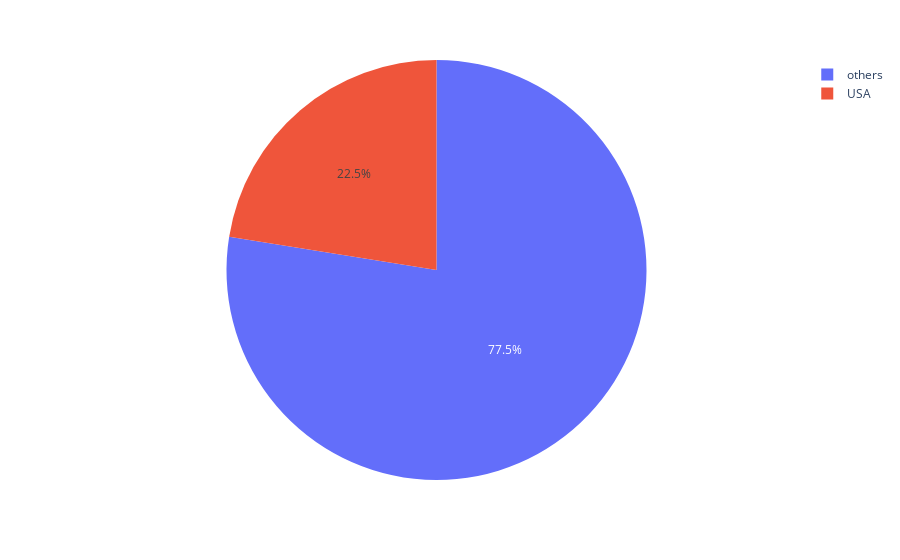

Notebook code cell kept with this figure:
### Markdown cell above
Задача 5: На основе данных из таблицы invoice, создайте круговую диаграмму, показывающую соотношение продаж в США и в остальном мире. Т.е. ваша круговая диаграмма должна состоять лишь из двух секций: США и остальной мир

### Code cell
with connect_to('postgres') as conn:
    df4=pd.read_sql("""select total, (case billing_country when 'USA' then 'USA' else 'others' end) as country from invoice""", conn)
px.pie(
    data_frame=df4.groupby(['country'],as_index=False)['total'].sum(),
    values='total',
    names='country'
)

### Figure 1 — Plotly figure (JSON) as saved in the notebook; plotly's stock layout.template omitted (floating-point values rounded to 4 significant figures)
{"data": [{"domain": {"x": [0, 1], "y": [0, 1]}, "hovertemplate": "country=%{label}<br>total=%{value}<extra></extra>", "labels": ["USA", "others"], "legendgroup": "", "name": "", "showlegend": true, "type": "pie", "values": [523.1, 1806.0]}], "layout": {"legend": {"tracegroupgap": 0}, "margin": {"t": 60}}}
